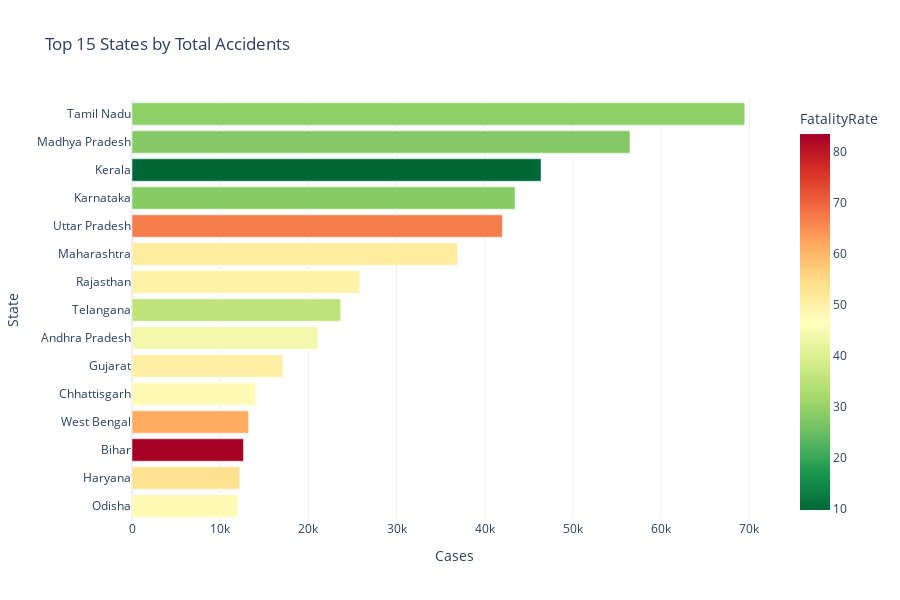

Write notebook code for a chart like this one.
### Code cell
# Top 15 States by Accidents
top_states = severity_clean.nlargest(15, 'Cases')

fig = px.bar(top_states, x='Cases', y='State', orientation='h',
             title='Top 15 States by Total Accidents',
             color='FatalityRate', color_continuous_scale='RdYlGn_r')
fig.update_layout(template='plotly_white', height=600, yaxis={'categoryorder':'total ascending'})
fig.show()

### Figure 1 — Plotly figure (JSON) as saved in the notebook; plotly's stock layout.template omitted (floating-point values rounded to 4 significant figures)
{"data": [{"hovertemplate": "Cases=%{x}<br>State=%{y}<br>FatalityRate=%{marker.color}<extra></extra>", "legendgroup": "", "marker": {"color": [29.18, 27.99, 9.69, 28.37, 66.91, 51.15, 49.87, 35.63, 44.05, 50.39, 47.84, 61.63, 83.56, 53.49, 47.86], "coloraxis": "coloraxis", "pattern": {"shape": ""}}, "name": "", "orientation": "h", "showlegend": false, "textposition": "auto", "type": "bar", "x": [69491, 56475, 46392, 43440, 42001, 36906, 25825, 23673, 21078, 17102, 14003, 13219, 12649, 12217, 11992], "xaxis": "x", "y": ["Tamil Nadu", "Madhya Pradesh", "Kerala", "Karnataka", "Uttar Pradesh", "Maharashtra", "Rajasthan", "Telangana", "Andhra Pradesh", "Gujarat", "Chhattisgarh", "West Bengal", "Bihar", "Haryana", "Odisha"], "yaxis": "y"}], "layout": {"barmode": "relative", "coloraxis": {"colorbar": {"title": {"text": "FatalityRate"}}, "colorscale": [[0, "rgb(0,104,55)"], [0.1, "rgb(26,152,80)"], [0.2, "rgb(102,189,99)"], [0.3, "rgb(166,217,106)"], [0.4, "rgb(217,239,139)"], [0.5, "rgb(255,255,191)"], [0.6, "rgb(254,224,139)"], [0.7, "rgb(253,174,97)"], [0.8, "rgb(244,109,67)"], [0.9, "rgb(215,48,39)"], [1, "rgb(165,0,38)"]]}, "height": 600, "legend": {"tracegroupgap": 0}, "title": {"text": "Top 15 States by Total Accidents"}, "xaxis": {"anchor": "y", "domain": [0, 1], "title": {"text": "Cases"}}, "yaxis": {"anchor": "x", "categoryorder": "total ascending", "domain": [0, 1], "title": {"text": "State"}}}}
